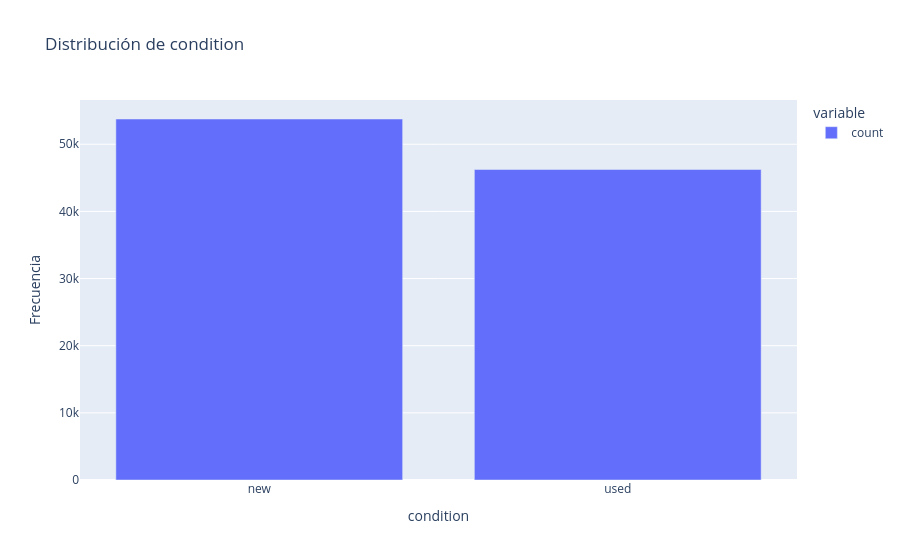
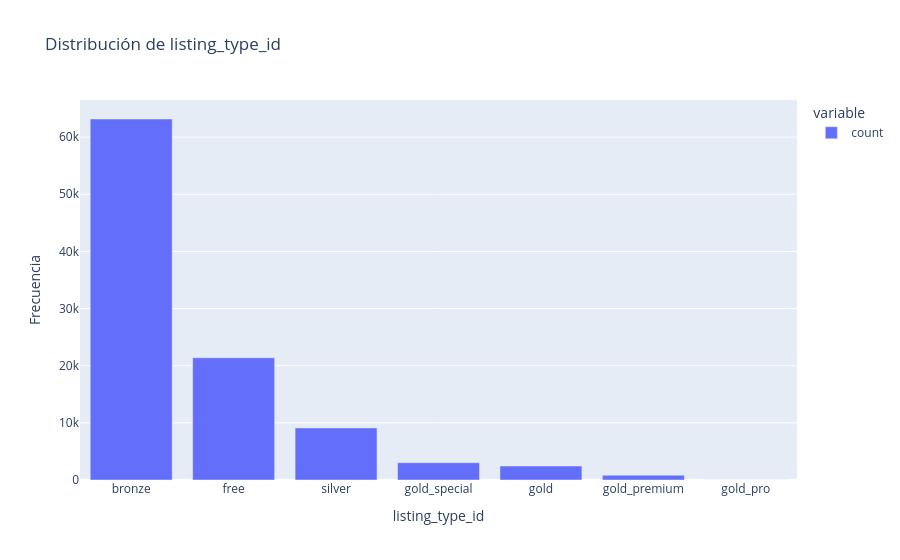
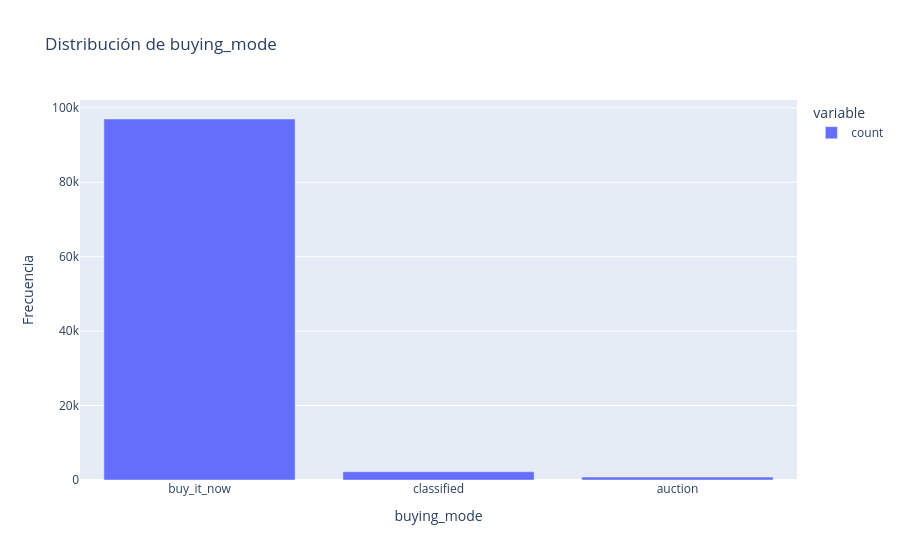
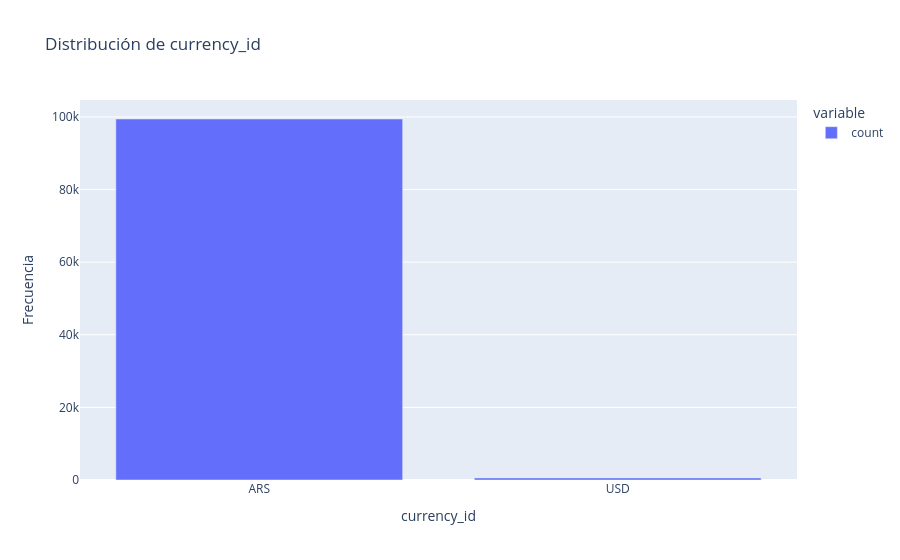

Notebook source saved alongside these figures, in order:
### Code cell
import plotly.express as px

for col in categorical_cols:
    fig = px.bar(data[col].value_counts(),
                title=f'Distribución de {col}',
                labels={'value': 'Frecuencia', 'index': col})
    fig.show()

### Figure 1 — Plotly figure (JSON) as saved in the notebook; plotly's stock layout.template omitted (floating-point values rounded to 4 significant figures)
{"data": [{"hovertemplate": "variable=count<br>condition=%{x}<br>Frecuencia=%{y}<extra></extra>", "legendgroup": "count", "marker": {"color": "#636efa", "pattern": {"shape": ""}}, "name": "count", "orientation": "v", "showlegend": true, "textposition": "auto", "type": "bar", "x": ["new", "used"], "xaxis": "x", "y": [53758, 46242], "yaxis": "y"}], "layout": {"barmode": "relative", "legend": {"title": {"text": "variable"}, "tracegroupgap": 0}, "title": {"text": "Distribución de condition"}, "xaxis": {"anchor": "y", "domain": [0.0, 1.0], "title": {"text": "condition"}}, "yaxis": {"anchor": "x", "domain": [0.0, 1.0], "title": {"text": "Frecuencia"}}}}

### Figure 2 — Plotly figure (JSON) as saved in the notebook; plotly's stock layout.template omitted (floating-point values rounded to 4 significant figures)
{"data": [{"hovertemplate": "variable=count<br>listing_type_id=%{x}<br>Frecuencia=%{y}<extra></extra>", "legendgroup": "count", "marker": {"color": "#636efa", "pattern": {"shape": ""}}, "name": "count", "orientation": "v", "showlegend": true, "textposition": "auto", "type": "bar", "x": ["bronze", "free", "silver", "gold_special", "gold", "gold_premium", "gold_pro"], "xaxis": "x", "y": [63170, 21388, 9114, 3023, 2445, 842, 18], "yaxis": "y"}], "layout": {"barmode": "relative", "legend": {"title": {"text": "variable"}, "tracegroupgap": 0}, "title": {"text": "Distribución de listing_type_id"}, "xaxis": {"anchor": "y", "domain": [0.0, 1.0], "title": {"text": "listing_type_id"}}, "yaxis": {"anchor": "x", "domain": [0.0, 1.0], "title": {"text": "Frecuencia"}}}}

### Figure 3 — Plotly figure (JSON) as saved in the notebook; plotly's stock layout.template omitted (floating-point values rounded to 4 significant figures)
{"data": [{"hovertemplate": "variable=count<br>buying_mode=%{x}<br>Frecuencia=%{y}<extra></extra>", "legendgroup": "count", "marker": {"color": "#636efa", "pattern": {"shape": ""}}, "name": "count", "orientation": "v", "showlegend": true, "textposition": "auto", "type": "bar", "x": ["buy_it_now", "classified", "auction"], "xaxis": "x", "y": [97001, 2219, 780], "yaxis": "y"}], "layout": {"barmode": "relative", "legend": {"title": {"text": "variable"}, "tracegroupgap": 0}, "title": {"text": "Distribución de buying_mode"}, "xaxis": {"anchor": "y", "domain": [0.0, 1.0], "title": {"text": "buying_mode"}}, "yaxis": {"anchor": "x", "domain": [0.0, 1.0], "title": {"text": "Frecuencia"}}}}

### Figure 4 — Plotly figure (JSON) as saved in the notebook; plotly's stock layout.template omitted (floating-point values rounded to 4 significant figures)
{"data": [{"hovertemplate": "variable=count<br>currency_id=%{x}<br>Frecuencia=%{y}<extra></extra>", "legendgroup": "count", "marker": {"color": "#636efa", "pattern": {"shape": ""}}, "name": "count", "orientation": "v", "showlegend": true, "textposition": "auto", "type": "bar", "x": ["ARS", "USD"], "xaxis": "x", "y": [99433, 567], "yaxis": "y"}], "layout": {"barmode": "relative", "legend": {"title": {"text": "variable"}, "tracegroupgap": 0}, "title": {"text": "Distribución de currency_id"}, "xaxis": {"anchor": "y", "domain": [0.0, 1.0], "title": {"text": "currency_id"}}, "yaxis": {"anchor": "x", "domain": [0.0, 1.0], "title": {"text": "Frecuencia"}}}}
